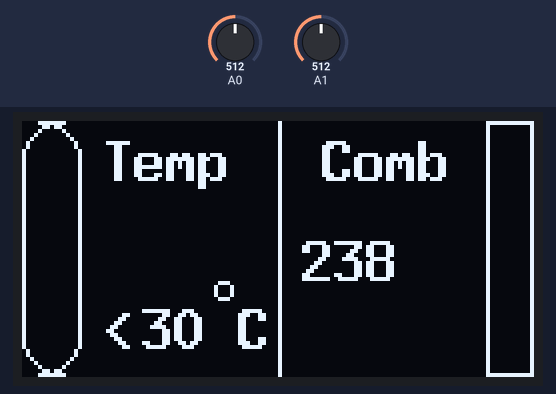
Simulated run of this sketch. Board: Arduino Uno, built with avr-gcc and run on an emulated ATmega328P. Parts: 128×64 one-colour display. Inputs (shaded band) come from the test bench; at power-on: A0 = 512, A1 = 512. What the sketch prints to the serial monitor is not drawn.

Above: at 4.0 s.
4.1 s: A0 set to 770
10.7 s: A0 set to 794
At 12.1 s:
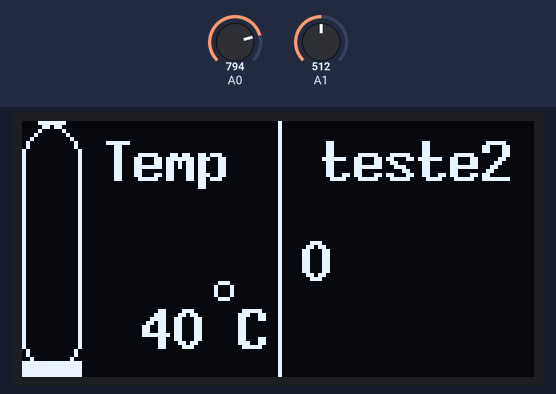
17.4 s: A0 set to 716
At 18.5 s:
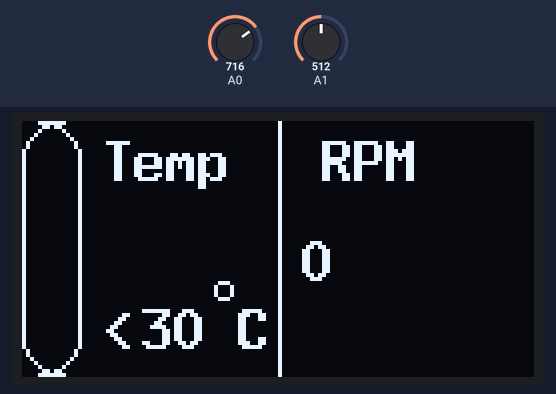
23.7 s: A1 set to 716
27.6 s: A0 set to 900
At 30.2 s:
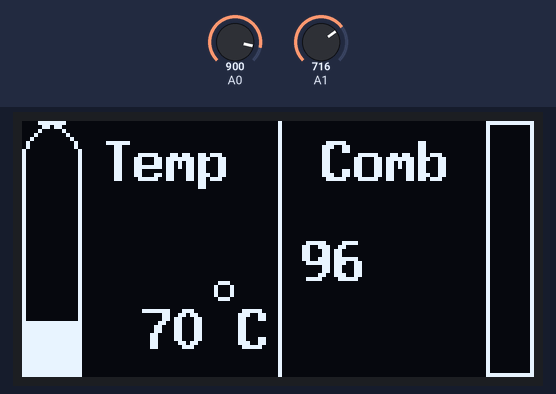
34.3 s: A0 set to 511
At 38.0 s:
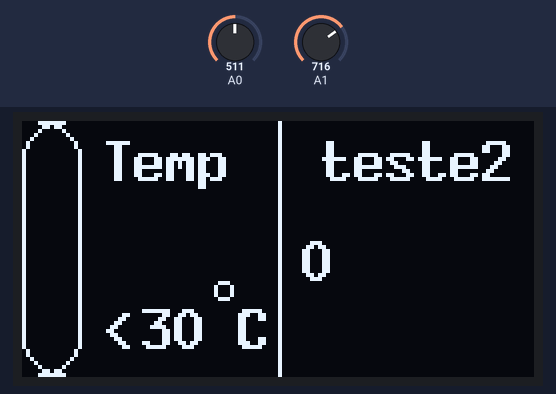
Timing chart, 0 to 39.5 s (numbered marks = the images above; inputs shaded):
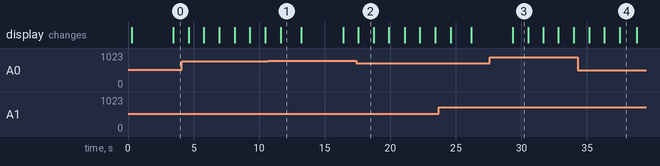

The sketch:

Autoino_Speeduino_OledV0_0_1.ino
```cpp
#include <U8glib.h>
#include <SpeedData.h>

#define Uno   //Descomente essa linha caso utilizar um Arduino UNO
//#define Mega  //Descomente essa linha caso utilizar um Arduino Mega

#ifdef Uno
#include "SoftwareSerial.h"
SoftwareSerial mySerial(2, 3); // RX, TX
#endif

#ifdef Mega
SpeedData SData(&Serial1);    // Serail 1 Mega
#endif

#ifdef Uno
SpeedData SData(&mySerial);   // SoftwareSerial Uno
#endif

char pino_temp = 0;// Pino para a leitura dos valores da tensão Vx  \\ Pode ser suprimida essa linha sem problemas

char pino_comb = 1; //Pino para a leitura dos valores da tensão Vx  \\ Pode ser suprimida essa linha sem problemas

char tempChar[3] = {0}; //variavel para armazenar a temperatura em char padrao valor ambiente

char combChar[3] = {0}; //variavel para armazenar combustivel em char

char RPMChar[3] = {0}; //variavel para armazenar RPM em char

char AFRChar[3] = {0}; //variavel para armazenar RPM em char

char BATChar[3] = {0}; //variavel para armazenar RPM em char

char TempAguaChar[3] = {0}; //variavel para armazenar RPM em char

char TPSChar[3] = {0}; //variavel para armazenar TPS em char

char MAPChar[3] = {0}; //variavel para armazenar MAP em char

int molduraInt = 0; //variavel para armazenar int da moldura

int tempoDelay = 1000; // ms segundo

U8GLIB_SSD1306_128X64 u8g(U8G_I2C_OPT_NO_ACK);  // Display which does not send AC

void moldura()
{
  //Comandos graficos para o display devem ser colocados aqui
  //Texto superior informando os graficos
  u8g.setFont(u8g_font_8x13B);
  //texto da temperatura
  u8g.drawStr( 20, 15, "Temp");
  //texto do combustuvel
  //u8g.drawStr( 75, 15, "Comb");
   //desenha linha do meio para dividir
  u8g.drawVLine(64,0, 64);

}

//funço de leitura de resistencia
int resistencia(int pino_leitura){
  int leitura, R, resultado;
  float Vx, calculo;
  leitura = analogRead(pino_leitura);                    // Variavel leitura recebe o valor lido pela porta serial A0
  Vx = (5.0*leitura)/1023.0;                             // Os valores mapeados pela entrada analogica estabelecem a seguinte relacao (regra de tres simples):
  R = 1000; // resistencia de base de calculo
  calculo = ((5*R)/Vx) - R;// Calculo do resultado utilizando a formula (3)
  resultado = (int) calculo;
  return resultado;
}

//funçoes de leyaut
void temp()
{
  int x = resistencia(0);
  //Serial.println(x);
  itoa(x,tempChar, 10); //converte inteiro para char
  //inicio medidor temperatura
  //bolinha do grau
  u8g.drawCircle(50,42,2);
  // C de graus
  u8g.drawStr( 54, 57, "C");
  //Seleciona a fonte de texto
  u8g.setFont(u8g_font_8x13B);
  //x=70;//parametro para teste no visor
  if(x <= 70){
   // 108 graus
  u8g.drawRFrame(0,0, 15,64, 10);
  u8g.drawBox(0,8, 15,64 );
  //texto informando a temperatura
  u8g.drawStr( 30, 57, "108");
  }
  else if(x >= 71 && x <= 72){
    // 105 graus
  u8g.drawRFrame(0,0, 15,64, 10);
  u8g.drawBox(0,14, 15,64 );
  //texto informando a temperatura
  u8g.drawStr( 30, 57, "105");
  }
  else if(x >= 73 && x <= 81){
    // 100 graus
  u8g.drawRFrame(0,0, 15,64, 10);
  u8g.drawBox(0,20, 15,64 );
  //texto informando a temperatura
  u8g.drawStr( 30, 57, "100");
  }
  else if(x >= 82 && x <= 111){
    // 90 graus
  u8g.drawRFrame(0,0, 15,64, 10);
  u8g.drawBox(0,30, 15,64 );
  //texto informando a temperatura
  u8g.drawStr( 30, 57, "90");
  }
  else if(x >= 112 && x <= 127){
    // 80 graus
  u8g.drawRFrame(0,0, 15,64, 10);
  u8g.drawBox(0,40, 15,64 );
  //texto informando a temperatura
  u8g.drawStr( 30, 57, "80");
  }
  else if(x >= 128 && x <= 200){
    // 70 graus
  u8g.drawRFrame(0,0, 15,64, 10);
  u8g.drawBox(0,50, 15,64 );
  //texto informando a temperatura
  u8g.drawStr( 30, 57, "70");
  }
  else if(x >= 201 && x <= 300){
    // 40 graus
  u8g.drawRFrame(0,0, 15,64, 10);
  u8g.drawBox(0,60, 15,64 );
  //texto informando a temperatura
  u8g.drawStr( 30, 57, "40");
  }
  else{
    //frio
  u8g.drawRFrame(0,0, 15,64, 10);
  u8g.drawBox(0,64, 15,64 );
  u8g.drawStr( 20, 57, "<");
  //texto informando a temperatura
  u8g.drawStr( 30, 57, "30");
  }
}
void comb()
{
  int x = resistencia(1);
  int vazio = 43;
  int pixel = 4;
  int qtLitros = 0;
    /*
  calculo para formatar combustivel segue os seguintes passos
 pega o valor total da resistencia do medidor em ohms exemplo
se o medidor cheio marta 283 ohms e vazio 40 ohms pega o valor de cheio
diminui o valor do vazio depois pega o total restante divide pelo
tamanho vertical da tela em pixel, com este resultado teremos
o valor de cada pixo ai  so dividir o resultado da verificaço pelo valor anterir obtido
exemplo
283 - 40 = 240
243 / 64 = 3,7
pega resultado divide pelo valor aferido menos o valor minimo
(160 - 40) / 3,7 =
  */
  x = (x - vazio) / pixel;
  //Serial.println("Combustivel:");
  //Serial.println(x);

  itoa(x,combChar, 10); //converte para inteiro para char
  //Rotulo
  u8g.drawStr( 75, 15, "Comb");
  //Desenho nivel combustivel
  //desenha a linha do retangulo x, y, hidth, hidth, raio
  u8g.drawRFrame(116, 0, 12,64 , 0);
  //desenha o preenchimento do medidor
  u8g.drawBox(117, x, 10,64);
  //fim do desenho de combustivel
  //calculo marcador em litros na tela
   qtLitros = x /4;


 //Seleciona a fonte de texto
  u8g.setFont(u8g_font_8x13B);
  //linha superior informando o combustivel
  u8g.drawStr( 70, 40, combChar);

}

void MolduraInt(char titulo[50], int x )
{
  char molduraChar[30] = {0}; //variavel para armazenar char da moldura
  itoa(x,molduraChar, 10); //converte inteiro para char
 //Seleciona a fonte de texto
  u8g.setFont(u8g_font_8x13B);
  //Rotulo
  u8g.drawStr( 75, 15, titulo);
  //Dados
  u8g.drawStr( 70, 40, molduraChar);
}

void MolduraBoasVindas()
{
 //Seleciona a fonte de texto
  u8g.setFont(u8g_font_8x13B);
  //Rotulo
  u8g.drawStr( 0, 15, "Ola Davi e Arthur");
  u8g.drawStr( 0, 40, "Papai ama voces");
}

void MolduraRPM(int intRPM)
{
  itoa(intRPM,RPMChar, 10); //converte para inteiro para char
 //Seleciona a fonte de texto
  u8g.setFont(u8g_font_8x13B);
  //Rotulo
  u8g.drawStr( 75, 15, "RPM");
  //Dados
  u8g.drawStr( 70, 40, RPMChar);
}

void MolduraAFR(float intAFR)
{

  itoa(intAFR,AFRChar, 10); //converte para inteiro para char

 //Seleciona a fonte de texto
  u8g.setFont(u8g_font_8x13B);
  //Rotulo
  u8g.drawStr( 75, 15, "AFR");
  //Dados
  u8g.drawStr( 70, 40, AFRChar);

}


void MolduraBateria(float intBAT)
{

  itoa(intBAT,BATChar, 10); //converte para inteiro para char

 //Seleciona a fonte de texto
  u8g.setFont(u8g_font_8x13B);
  //Rotulo
  u8g.drawStr( 75, 15, "Bat.");
  //Dados
  u8g.drawStr( 70, 40, BATChar);

}


void MolduraTPS(float intTPS)
{

  itoa(intTPS,TPSChar, 10); //converte para inteiro para char

 //Seleciona a fonte de texto
  u8g.setFont(u8g_font_8x13B);
  //Rotulo
  u8g.drawStr( 75, 15, "TPS");
  //Dados
  u8g.drawStr( 70, 40, TPSChar);

}


void MolduraMAP(float intMAP)
{

  itoa(intMAP,MAPChar, 10); //converte para inteiro para char

 //Seleciona a fonte de texto
  u8g.setFont(u8g_font_8x13B);
  //Rotulo
  u8g.drawStr( 75, 15, "MAP");
  //Dados
  u8g.drawStr( 70, 40, MAPChar);

}


void MolduraTempAgua(int intTempAgua)
{

  itoa(intTempAgua,TempAguaChar, 10); //converte para inteiro para char

 //Seleciona a fonte de texto
  u8g.setFont(u8g_font_8x13B);
  //Rotulo
  u8g.drawStr( 75, 15, "Temp.");
  //Dados
  u8g.drawStr( 70, 40, TempAguaChar);

}

void setup()
{
  #ifdef Uno
  mySerial.begin(115200); //Serial dedicada ao acesso Can do Speeduino via Serial3
  Serial.begin(115200);
  #endif

  #ifdef Mega
  Serial.begin(115200);
  Serial1.begin(115200);  //Deletar essa linha caso esteja usando um ARDUINO UNO ou similar
  #endif

  if ( u8g.getMode() == U8G_MODE_R3G3B2 ) {
    u8g.setColorIndex(255);     // white
  }
  else if ( u8g.getMode() == U8G_MODE_GRAY2BIT ) {
    u8g.setColorIndex(3);         // max intensity
  }
  else if ( u8g.getMode() == U8G_MODE_BW ) {
    u8g.setColorIndex(1);         // pixel on
  }
  else if ( u8g.getMode() == U8G_MODE_HICOLOR ) {
    u8g.setHiColorByRGB(255,255,255);
  }
  pinMode(pino_temp, INPUT); // Configuraçao do pino de leitura como entrada de dados \\ também pode ser suprimida essa linha
  pinMode(pino_comb, INPUT); // Configuraçao do pino de leitura como entrada de dados \\ também pode ser suprimida essa linha

}

void loop()
{

int RPM = SData.getRPM(500);
float AFR = SData.getActualAFR(100);
float BATERIA = SData.getBattVoltage(200);
int TEMP_AGUA = SData.getWaterTemp(100);
int TPS = SData.getTPS(100);
int MAP = SData.getMAP(100);

  Serial.println(RPM);
  Serial.println(AFR);
  Serial.println(BATERIA);
  Serial.println(TEMP_AGUA);
  Serial.println(TPS);
  Serial.println(MAP);

    u8g.firstPage();
  do
  {
    MolduraBoasVindas();
    //moldura();
    //temp();
    //comb();
  } while( u8g.nextPage() );

delay(3000);

  u8g.firstPage();
  do
  {
    moldura();
    temp();
    comb();
  } while( u8g.nextPage() );

delay(tempoDelay);

  u8g.firstPage();
  do
  {
    moldura();
    temp();
    //comb();
    MolduraRPM(RPM);
  } while( u8g.nextPage() );

  delay(tempoDelay);

  u8g.firstPage();
  do
  {
    moldura();
    temp();
    //comb();
    MolduraAFR(AFR);
  } while( u8g.nextPage() );

  delay(tempoDelay);

  u8g.firstPage();
  do
  {
    moldura();
    temp();
    //comb();
    MolduraBateria(BATERIA);
  } while( u8g.nextPage() );

delay(tempoDelay);

  u8g.firstPage();
  do
  {
    moldura();
    temp();
    //comb();
    MolduraTempAgua(TEMP_AGUA);
  } while( u8g.nextPage() );

delay(tempoDelay);

  u8g.firstPage();
  do
  {
    moldura();
    temp();
    //comb();
    MolduraTPS(TPS);
  } while( u8g.nextPage() );
delay(tempoDelay);


  u8g.firstPage();
  do
  {
    moldura();
    temp();
    //comb();
    MolduraMAP(MAP);
  } while( u8g.nextPage() );
delay(tempoDelay);


  u8g.firstPage();
  do
  {
    moldura();
    temp();
    //comb();
    MolduraInt("teste2", MAP);
  } while( u8g.nextPage() );
delay(tempoDelay);


}
```

Measured:
- the behaviour switches between 786 and 787 on A0 (found by bisection; images 0 and 1)
- after the input at 10.7 s, the display: changes after 0.94 s (image 1)
- after the input at 17.4 s, the display: changes after 0.17 s (image 2)
- after the input at 27.6 s, the display: changes after 1.7 s (image 3)
- after the input at 34.3 s, the display: first changes after 0.86 s (image 4 shows a later state)
- what the display in image 1 shows lasts 1.6 s, from 11.6 s to 13.2 s
- what the display in image 2 shows lasts 1.1 s, from 17.6 s to 18.7 s
